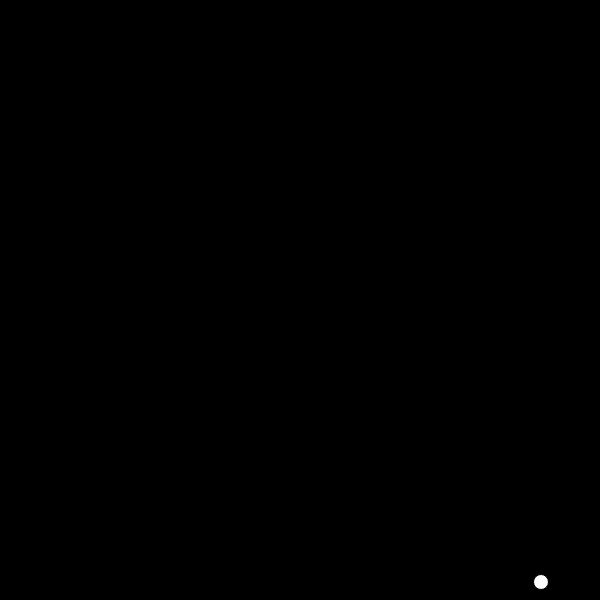
Frame 1 (no input)
Frame 60 (no input): blank canvas, image omitted
Frame 120 (the mouse pressed at the canvas centre since frame 60): blank canvas, image omitted

The p5.js sketch that drew this single still picture (run headless with seeded random() and noise() and a simulated clock; from frame 60 on, the mouse is pressed at the canvas centre):

// p5.js sketch
// ── sketch.js
function setup(){
    createCanvas(600, 600);
    background(0);
}
let x = Math.floor(Math.random()*600), y = Math.floor(Math.random()*600), zx=Math.floor(Math.random()*2), zy=Math.floor(Math.random()*2), speed=1;

function draw(){
    background(0);
    ellipse(x, y, 15);
    if(zx==0){
        x=x+speed;
    }if(x>=width){
        zx=1;
        x=width;
        speed=speed+0.25;
    }if(zx==1){
        x=x-speed;
    }if(x<=0){
        zx=0;
        x=0;
        speed=speed+0.25;
    }

    if(zy==0){
        y=y+speed;
    }if(y>=height){
        zy=1;
        y=height;
        speed=speed+0.25;
    }if(zy==1){
        y=y-speed;
    }if(y<=0){
        zy=0;
        y=0;
        speed=speed+0.25;
    }

}
function mouseClicked(){
    if(mouseX>=x-10 && mouseX<=x+10 && mouseY>=y-10 && mouseY<=y+10){
        fill(random(50,255),random(50,255),random(50,255));
    }
}
